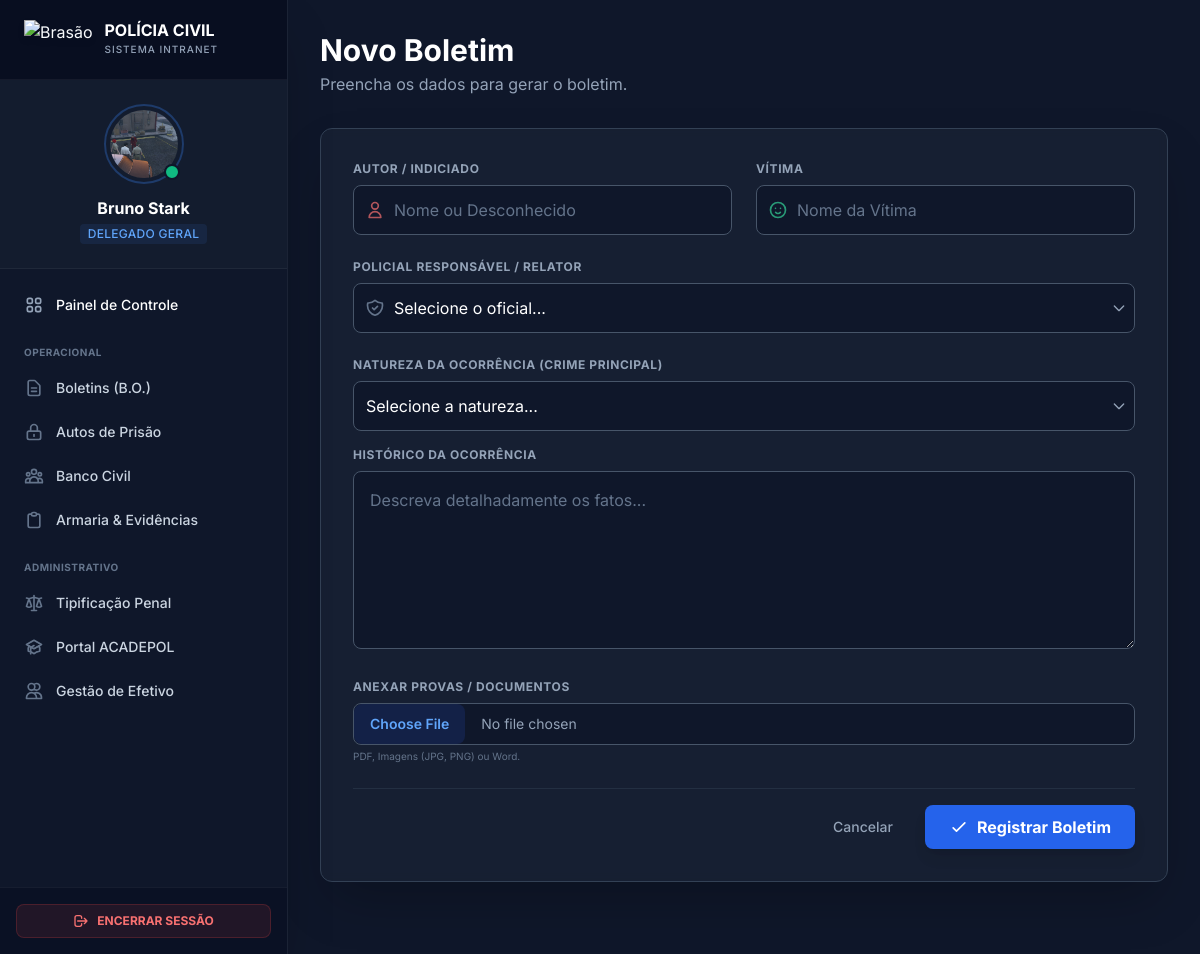
/boletins/cadastrar (signed in), run on the app's committed database.
### models/users.py (models this page shows, shortened)
class Usuario(db.Model):
    __tablename__ = 'usuarios'
    id = db.Column(db.Integer, primary_key=True)
    nome = db.Column(db.String(100), nullable=False)
    matricula = db.Column(db.String(20), unique=True, nullable=False)
    senha = db.Column(db.String(200), nullable=False)
    cargo_id = db.Column(db.Integer, db.ForeignKey('cargos.id'), nullable=True)
    delegacia = db.Column(db.String(100))
    departamento = db.Column(db.String(100))
    endereco = db.Column(db.String(200))
    foto_perfil = db.Column(db.String(120), nullable=True, default='default.jpg')
    observacoes = db.Column(db.Text)
    criado_em = db.Column(db.DateTime, default=datetime.utcnow)
    promocoes = db.relationship('Promocao', backref='servidor', lazy=True)
    advertencias = db.relationship('Advertencia',
                                   foreign_keys='Advertencia.usuario_id',
                                   backref='servidor',
                                   lazy=True)
    advertencias_aplicadas = db.relationship('Advertencia',
                                             foreign_keys='Advertencia.autor_id',
                                             backref='autor_advertencia',
                                             lazy=True)
    @property
    def cargo(self):
        return self.cargo_obj.nome if self.cargo_obj else "Sem Cargo"

class Cargo(db.Model):
    __tablename__ = 'cargos'
    id = db.Column(db.Integer, primary_key=True)
    nome = db.Column(db.String(50), unique=True, nullable=False)
    nivel = db.Column(db.Integer, nullable=False) # 100=Delegado Geral, 10=Administrativo
    usuarios = db.relationship('Usuario', backref='cargo_obj', lazy=True)

### app.py (the view, shortened to what this page needs)
@app.route('/boletins/cadastrar', methods=['GET','POST'])
@login_required
def cadastrar_boletim():
    oficiais = Usuario.query.all()
    crimes = Crime.query.all()
    return render_template('cadastrar_boletim.html', oficiais=oficiais, crimes=crimes)

### app.py (called while the page is built)
def current_user():
    if 'user_id' in session:
        return Usuario.query.get(session['user_id'])
    return None

def login_required(f):
    @wraps(f)
    def decorated(*args, **kwargs):
        if 'user_id' not in session:
            return redirect(url_for('login'))
        return f(*args, **kwargs)
    return decorated

@app.context_processor
def inject_helpers():
    return dict(
        pode_gerenciar=lambda: current_user() and current_user().nivel_hierarquico >= 80,
        current_user=current_user,
        pode_alterar_usuario=pode_alterar_usuario
    )

### templates/cadastrar_boletim.html (shortened to what this page needs)
{% extends 'base.html' %}
{% block content %}
<div class="max-w-4xl mx-auto">
    <div class="mb-8 flex justify-between items-end">
        <div>
            <h2 class="text-3xl font-bold text-white">
                {{ boletim.numero_formatado if boletim else 'Novo Boletim' }}
            </h2>
            <p class="text-slate-400 mt-1">
                {{ 'Editando detalhes da ocorrência.' if boletim else 'Preencha os dados para gerar o boletim.' }}
            </p>
        </div>
    </div>
    <div class="bg-slate-800/50 border border-slate-700 rounded-xl shadow-2xl backdrop-blur-sm p-6 md:p-8">
        <form method="POST" enctype="multipart/form-data" class="space-y-6">
            <div class="grid grid-cols-1 md:grid-cols-2 gap-6">
                <div>
                    <label class="block text-xs font-bold text-slate-400 uppercase tracking-wider mb-2">Autor / Indiciado</label>
                    <div class="relative group">
                        <div class="absolute inset-y-0 left-0 pl-3 flex items-center pointer-events-none">
                        </div>
                        <input type="text" name="autor" required value="{{ boletim.autor if boletim else '' }}" placeholder="Nome ou Desconhecido"
                               class="w-full pl-10 pr-4 py-3 bg-slate-900 border border-slate-600 rounded-lg text-white placeholder-slate-500 focus:outline-none focus:border-blue-500 focus:ring-1 focus:ring-blue-500 transition-colors">
                    </div>
                </div>
                <div>
                    <label class="block text-xs font-bold text-slate-400 uppercase tracking-wider mb-2">Vítima</label>
                    <div class="relative group">
                        <div class="absolute inset-y-0 left-0 pl-3 flex items-center pointer-events-none">
                        </div>
                        <input type="text" name="vitima" required value="{{ boletim.vitima if boletim else '' }}" placeholder="Nome da Vítima"
                               class="w-full pl-10 pr-4 py-3 bg-slate-900 border border-slate-600 rounded-lg text-white placeholder-slate-500 focus:outline-none focus:border-blue-500 focus:ring-1 focus:ring-blue-500 transition-colors">
                    </div>
                </div>
            </div>
            <div>
                <label class="block text-xs font-bold text-slate-400 uppercase tracking-wider mb-2">Policial Responsável / Relator</label>
                <div class="relative">
                    <div class="absolute inset-y-0 left-0 pl-3 flex items-center pointer-events-none">
                    </div>
                    <select name="policial_responsavel" required
                            class="w-full pl-10 pr-4 py-3 bg-slate-900 border border-slate-600 rounded-lg text-white focus:outline-none focus:border-blue-500 focus:ring-1 focus:ring-blue-500 transition-colors appearance-none">
                        <option value="" disabled {{ 'selected' if not boletim else '' }} class="bg-slate-800 text-slate-400">Selecione o oficial...</option>
                    </select>
                    <div class="absolute inset-y-0 right-0 flex items-center px-2 pointer-events-none">
                    </div>
                </div>
            </div>
            <div class="space-y-4">
                <div>
                    <label class="block text-xs font-bold text-slate-400 uppercase tracking-wider mb-2">Natureza da Ocorrência (Crime Principal)</label>
                    <div class="relative">
                        <select name="natureza_crime" class="w-full p-3 bg-slate-900 border border-slate-600 rounded-lg text-white focus:border-blue-500 focus:outline-none appearance-none">
                            <option value="" class="text-slate-500">Selecione a natureza...</option>
                        </select>
                        <div class="absolute inset-y-0 right-0 flex items-center px-2 pointer-events-none">
                        </div>
                    </div>
                </div>
                <div>
                    <label class="block text-xs font-bold text-slate-400 uppercase tracking-wider mb-2">Histórico da Ocorrência</label>
                    <textarea name="descricao" rows="6" required placeholder="Descreva detalhadamente os fatos..."
                              class="w-full p-4 bg-slate-900 border border-slate-600 rounded-lg text-white placeholder-slate-500 focus:outline-none focus:border-blue-500 focus:ring-1 focus:ring-blue-500 transition-colors">{{ boletim.descricao if boletim else '' }}</textarea>
                </div>
            </div>
            <div>
                <label class="block text-xs font-bold text-slate-400 uppercase tracking-wider mb-2">Anexar Provas / Documentos</label>
                <input type="file" name="evidencia"
                       class="block w-full text-sm text-slate-400 file:mr-4 file:py-2.5 file:px-4 file:rounded-lg file:border-0 file:text-sm file:font-semibold file:bg-blue-900/30 file:text-blue-400 hover:file:bg-blue-900/50 cursor-pointer bg-slate-900 rounded-lg border border-slate-600">
                <p class="text-[10px] text-slate-500 mt-1">PDF, Imagens (JPG, PNG) ou Word.</p>
            </div>
            <div class="flex items-center justify-end gap-4 pt-4 border-t border-slate-700/50">
                <a href="{{ url_for('boletins') }}" class="text-sm font-medium text-slate-400 hover:text-white transition-colors px-4 py-2">Cancelar</a>
                <button type="submit" class="bg-blue-600 hover:bg-blue-700 text-white font-bold py-2.5 px-6 rounded-lg shadow-lg hover:shadow-blue-600/20 transition-all transform hover:-translate-y-0.5 flex items-center gap-2">
                    <svg class="w-5 h-5" fill="none" stroke="currentColor" viewBox="0 0 24 24"><path stroke-linecap="round" stroke-linejoin="round" stroke-width="2" d="M5 13l4 4L19 7"></path></svg>
                    {{ 'Salvar Alterações' if boletim else 'Registrar Boletim' }}
                </button>
            </div>
        </form>
    </div>
</div>
{% endblock %}

### templates/base.html (shortened to what this page needs)
<!DOCTYPE html>
<html lang="pt-BR" class="h-full">
<head>
    <script src="https://cdn.tailwindcss.com"></script>
</head>
<body class="bg-pc-base text-pc-text h-screen overflow-hidden flex">
    {% if current_user() %}
    <aside class="w-72 bg-slate-900 border-r border-white/5 flex flex-col h-full shadow-2xl z-20 flex-shrink-0">
        <div class="h-20 flex items-center px-6 border-b border-white/5 bg-slate-950/50">
            <img class="h-10 w-auto drop-shadow-md mr-3" src="https://encrypted-tbn0.gstatic.com/images?q=tbn:ANd9GcQIIGMtpDq_HRAKg4kv_bw92xRqFKkon-k1Fg&s" alt="Brasão">
            <div>
                <h1 class="text-base font-bold text-white leading-none">POLÍCIA CIVIL</h1>
                <p class="text-[10px] text-pc-muted font-medium tracking-widest uppercase mt-1">Sistema Intranet</p>
            </div>
        </div>
        {% set user_nav = current_user() %}
        <div class="p-6 border-b border-white/5 bg-slate-800/30">
            <div class="flex flex-col items-center text-center">
                <a href="{{ url_for('perfil_usuario', id=user_nav.id) }}" class="group relative inline-block mb-3">
                    <div class="h-20 w-20 rounded-full p-1 border-2 border-blue-500/30 group-hover:border-blue-500 transition-colors">
                        <div class="h-full w-full rounded-full bg-slate-700 overflow-hidden flex items-center justify-center">
                            {% if user_nav.foto_perfil and user_nav.foto_perfil != 'default.jpg' %}
                                <img src="{{ url_for('static', filename='fotos_perfil/' + user_nav.foto_perfil) }}" class="w-full h-full object-cover">
                            {% else %}
                                <span class="text-2xl font-bold text-slate-400 group-hover:text-white">{{ user_nav.nome[:2].upper() }}</span>
                            {% endif %}
                        </div>
                    </div>
                    <span class="absolute bottom-1 right-1 h-4 w-4 rounded-full bg-emerald-500 border-2 border-slate-900" title="Online"></span>
                </a>
                <h2 class="text-white font-bold text-base truncate w-full">{{ user_nav.nome.split()[0] }} {{ user_nav.nome.split()[-1] if user_nav.nome.split()|length > 1 else '' }}</h2>
                <span class="text-xs text-blue-400 font-medium uppercase tracking-wide mt-1 bg-blue-500/10 px-2 py-0.5 rounded inline-block">{{ user_nav.cargo }}</span>
            </div>
        </div>
        <nav class="flex-1 overflow-y-auto py-4 px-3 space-y-1">
            <a href="{{ url_for('dashboard') }}" class="flex items-center px-3 py-2.5 text-sm font-medium text-white rounded-lg hover:bg-white/5 transition-colors group">
                Painel de Controle
            </a>
            <div class="pt-4 pb-1 px-3 text-[10px] font-bold text-slate-500 uppercase tracking-wider">Operacional</div>
            <a href="{{ url_for('boletins') }}" class="flex items-center px-3 py-2.5 text-sm font-medium text-slate-300 rounded-lg hover:bg-blue-500/10 hover:text-blue-400 transition-colors group">
                <svg class="w-5 h-5 text-slate-500 group-hover:text-blue-400 mr-3" fill="none" stroke="currentColor" viewBox="0 0 24 24"><path stroke-linecap="round" stroke-linejoin="round" stroke-width="2" d="M9 12h6m-6 4h6m2 5H7a2 2 0 01-2-2V5a2 2 0 012-2h5.586a1 1 0 01.707.293l5.414 5.414a1 1 0 01.293.707V19a2 2 0 01-2 2z"/></svg>
                Boletins (B.O.)
            </a>
            <a href="{{ url_for('autos') }}" class="flex items-center px-3 py-2.5 text-sm font-medium text-slate-300 rounded-lg hover:bg-red-500/10 hover:text-red-400 transition-colors group">
                <svg class="w-5 h-5 text-slate-500 group-hover:text-red-400 mr-3" fill="none" stroke="currentColor" viewBox="0 0 24 24"><path stroke-linecap="round" stroke-linejoin="round" stroke-width="2" d="M12 15v2m-6 4h12a2 2 0 002-2v-6a2 2 0 00-2-2H6a2 2 0 00-2 2v6a2 2 0 002 2zm10-10V7a4 4 0 00-8 0v4h8z"/></svg>
                Autos de Prisão
            </a>
            <a href="{{ url_for('banco_pessoas') }}" class="flex items-center px-3 py-2.5 text-sm font-medium text-slate-300 rounded-lg hover:bg-purple-500/10 hover:text-purple-400 transition-colors group">
                Banco Civil
            </a>
            <a href="{{ url_for('armaria') }}" class="flex items-center px-3 py-2.5 text-sm font-medium text-slate-300 rounded-lg hover:bg-slate-700/50 hover:text-white transition-colors group">
                Armaria & Evidências
            </a>
            <div class="pt-4 pb-1 px-3 text-[10px] font-bold text-slate-500 uppercase tracking-wider">Administrativo</div>
            <a href="{{ url_for('gerenciar_crimes') }}" class="flex items-center px-3 py-2.5 text-sm font-medium text-slate-300 rounded-lg hover:bg-orange-500/10 hover:text-orange-400 transition-colors group">
                Tipificação Penal
            </a>
            <a href="{{ url_for('acadepol_admin') }}" class="flex items-center px-3 py-2.5 text-sm font-medium text-slate-300 rounded-lg hover:bg-cyan-500/10 hover:text-cyan-400 transition-colors group">
                Portal ACADEPOL
            </a>
            <a href="{{ url_for('gerenciar_membros') }}" class="flex items-center px-3 py-2.5 text-sm font-medium text-slate-300 rounded-lg hover:bg-emerald-500/10 hover:text-emerald-400 transition-colors group">
                <svg class="w-5 h-5 text-slate-500 group-hover:text-emerald-400 mr-3" fill="none" stroke="currentColor" viewBox="0 0 24 24"><path stroke-linecap="round" stroke-linejoin="round" stroke-width="2" d="M12 4.354a4 4 0 110 5.292M15 21H3v-1a6 6 0 0112 0v1zm0 0h6v-1a6 6 0 00-9-5.197M13 7a4 4 0 11-8 0 4 4 0 018 0z"/></svg>
                Gestão de Efetivo
            </a>
        </nav>
        <div class="p-4 border-t border-white/5 bg-slate-950/30">
            <a href="{{ url_for('logout') }}" class="flex items-center justify-center w-full px-4 py-2 text-xs font-bold text-red-400 uppercase bg-red-500/10 border border-red-500/20 rounded-lg hover:bg-red-500/20 transition-colors">
                <svg class="w-4 h-4 mr-2" fill="none" stroke="currentColor" viewBox="0 0 24 24"><path stroke-linecap="round" stroke-linejoin="round" stroke-width="2" d="M17 16l4-4m0 0l-4-4m4 4H7m6 4v1a3 3 0 01-3 3H6a3 3 0 01-3-3V7a3 3 0 013-3h4a3 3 0 013 3v1"/></svg>
                Encerrar Sessão
            </a>
        </div>
    </aside>
    {% endif %}
    <main class="flex-1 flex flex-col h-full overflow-hidden bg-pc-base relative">
        <div class="flex-1 overflow-y-auto p-8">
            <div class="animate-fade-in-up pb-10">
                {% block content %}
                {% endblock %}
            </div>
        </div>
    </main>
</body>
</html>

### templates/base.html (style rules this page uses)
body { font-family: 'Inter', sans-serif; }

### data on the page
Usuario: foto_perfil (picture), nome "Bruno", nome.split|length "Stark"
Cargo: cargo "DELEGADO GERAL"

### other printed values
{{ boletim.numero_formatado if boletim else 'Novo Boletim' }} "Novo Boletim"
{{ 'Salvar Alterações' if boletim else 'Registrar Boletim' }} "Registrar Boletim"
